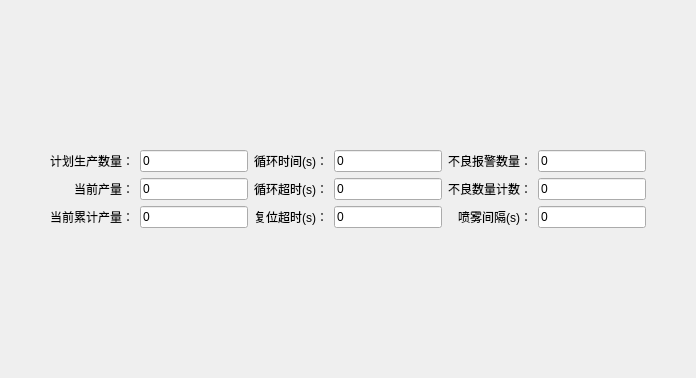
     <widget class="QWidget" name="tab_prd">
      <attribute name="title">
       <string>产品设置</string>
      </attribute>
      <layout class="QHBoxLayout" name="horizontalLayout">
       <property name="leftMargin">
        <number>50</number>
       </property>
       <property name="topMargin">
        <number>150</number>
       </property>
       <property name="rightMargin">
        <number>50</number>
       </property>
       <property name="bottomMargin">
        <number>150</number>
       </property>
       <item>
        <layout class="QGridLayout" name="gridLayout_6">
         <item row="0" column="0">
          <widget class="QLabel" name="label_2">
           <property name="sizePolicy">
            <sizepolicy hsizetype="Fixed" vsizetype="Preferred">
             <horstretch>0</horstretch>
             <verstretch>0</verstretch>
            </sizepolicy>
           </property>
           <property name="text">
            <string>计划生产数量：</string>
           </property>
           <property name="alignment">
            <set>Qt::AlignRight|Qt::AlignTrailing|Qt::AlignVCenter</set>
           </property>
          </widget>
         </item>
         <item row="0" column="1">
          <widget class="TLineEdit" name="lePlnPrd">
           <property name="sizePolicy">
            <sizepolicy hsizetype="Expanding" vsizetype="Fixed">
             <horstretch>0</horstretch>
             <verstretch>0</verstretch>
            </sizepolicy>
           </property>
           <property name="text">
            <string>0</string>
           </property>
          </widget>
         </item>
         <item row="0" column="2">
          <widget class="QLabel" name="label_7">
           <property name="sizePolicy">
            <sizepolicy hsizetype="Fixed" vsizetype="Preferred">
             <horstretch>0</horstretch>
             <verstretch>0</verstretch>
            </sizepolicy>
           </property>
           <property name="text">
            <string>循环时间(s)：</string>
           </property>
           <property name="alignment">
            <set>Qt::AlignRight|Qt::AlignTrailing|Qt::AlignVCenter</set>
           </property>
          </widget>
         </item>
         <item row="0" column="3">
          <widget class="TLineEdit" name="leCirTim_2">
           <property name="sizePolicy">
            <sizepolicy hsizetype="Expanding" vsizetype="Fixed">
             <horstretch>0</horstretch>
             <verstretch>0</verstretch>
            </sizepolicy>
           </property>
           <property name="text">
            <string>0</string>
           </property>
          </widget>
         </item>
         <item row="0" column="4">
          <widget class="QLabel" name="label_3">
           <property name="sizePolicy">
            <sizepolicy hsizetype="Fixed" vsizetype="Preferred">
             <horstretch>0</horstretch>
             <verstretch>0</verstretch>
            </sizepolicy>
           </property>
           <property name="text">
            <string>不良报警数量：</string>
           </property>
           <property name="alignment">
            <set>Qt::AlignRight|Qt::AlignTrailing|Qt::AlignVCenter</set>
           </property>
          </widget>
         </item>
         <item row="0" column="5">
          <widget class="TLineEdit" name="leBadPrd">
           <property name="sizePolicy">
            <sizepolicy hsizetype="Expanding" vsizetype="Fixed">
             <horstretch>0</horstretch>
             <verstretch>0</verstretch>
            </sizepolicy>
           </property>
           <property name="text">
            <string>0</string>
           </property>
          </widget>
         </item>
         <item row="1" column="0">
          <widget class="QLabel" name="label_4">
           <property name="sizePolicy">
            <sizepolicy hsizetype="Ignored" vsizetype="Preferred">
             <horstretch>0</horstretch>
             <verstretch>0</verstretch>
            </sizepolicy>
           </property>
           <property name="text">
            <string>当前产量：</string>
           </property>
           <property name="alignment">
            <set>Qt::AlignRight|Qt::AlignTrailing|Qt::AlignVCenter</set>
           </property>
          </widget>
         </item>
         <item row="1" column="1">
          <widget class="TLineEdit" name="lineEdit_2">
           <property name="sizePolicy">
            <sizepolicy hsizetype="Expanding" vsizetype="Fixed">
             <horstretch>0</horstretch>
             <verstretch>0</verstretch>
            </sizepolicy>
           </property>
           <property name="text">
            <string>0</string>
           </property>
          </widget>
         </item>
         <item row="1" column="2">
          <widget class="QLabel" name="label_9">
           <property name="sizePolicy">
            <sizepolicy hsizetype="Fixed" vsizetype="Preferred">
             <horstretch>0</horstretch>
             <verstretch>0</verstretch>
            </sizepolicy>
           </property>
           <property name="text">
            <string>循环超时(s)：</string>
           </property>
           <property name="alignment">
            <set>Qt::AlignRight|Qt::AlignTrailing|Qt::AlignVCenter</set>
           </property>
          </widget>
         </item>
         <item row="1" column="3">
          <widget class="TLineEdit" name="leCirTim">
           <property name="sizePolicy">
            <sizepolicy hsizetype="Expanding" vsizetype="Fixed">
             <horstretch>0</horstretch>
             <verstretch>0</verstretch>
            </sizepolicy>
           </property>
           <property name="text">
            <string>0</string>
           </property>
          </widget>
         </item>
         <item row="1" column="4">
          <widget class="QLabel" name="label_8">
           <property name="sizePolicy">
            <sizepolicy hsizetype="Fixed" vsizetype="Preferred">
             <horstretch>0</horstretch>
             <verstretch>0</verstretch>
            </sizepolicy>
           </property>
           <property name="text">
            <string>不良数量计数：</string>
           </property>
           <property name="alignment">
            <set>Qt::AlignRight|Qt::AlignTrailing|Qt::AlignVCenter</set>
           </property>
          </widget>
         </item>
         <item row="1" column="5">
          <widget class="TLineEdit" name="lineEdit_8">
           <property name="sizePolicy">
            <sizepolicy hsizetype="Expanding" vsizetype="Fixed">
             <horstretch>0</horstretch>
             <verstretch>0</verstretch>
            </sizepolicy>
           </property>
           <property name="text">
            <string>0</string>
           </property>
          </widget>
         </item>
         <item row="2" column="0">
          <widget class="QLabel" name="label_6">
           <property name="sizePolicy">
            <sizepolicy hsizetype="Fixed" vsizetype="Preferred">
             <horstretch>0</horstretch>
             <verstretch>0</verstretch>
            </sizepolicy>
           </property>
           <property name="text">
            <string>当前累计产量：</string>
           </property>
           <property name="alignment">
            <set>Qt::AlignRight|Qt::AlignTrailing|Qt::AlignVCenter</set>
           </property>
          </widget>
         </item>
         <item row="2" column="1">
          <widget class="TLineEdit" name="lineEdit_6">
           <property name="sizePolicy">
            <sizepolicy hsizetype="Expanding" vsizetype="Fixed">
             <horstretch>0</horstretch>
             <verstretch>0</verstretch>
            </sizepolicy>
           </property>
           <property name="text">
            <string>0</string>
           </property>
          </widget>
         </item>
         <item row="2" column="2">
          <widget class="QLabel" name="label_10">
           <property name="sizePolicy">
            <sizepolicy hsizetype="Fixed" vsizetype="Preferred">
             <horstretch>0</horstretch>
             <verstretch>0</verstretch>
            </sizepolicy>
           </property>
           <property name="text">
            <string>复位超时(s)：</string>
           </property>
           <property name="alignment">
            <set>Qt::AlignRight|Qt::AlignTrailing|Qt::AlignVCenter</set>
           </property>
          </widget>
         </item>
         <item row="2" column="3">
          <widget class="TLineEdit" name="leRstTim">
           <property name="sizePolicy">
            <sizepolicy hsizetype="Expanding" vsizetype="Fixed">
             <horstretch>0</horstretch>
             <verstretch>0</verstretch>
            </sizepolicy>
           </property>
           <property name="text">
            <string>0</string>
           </property>
          </widget>
         </item>
         <item row="2" column="4">
          <widget class="QLabel" name="label_11">
           <property name="sizePolicy">
            <sizepolicy hsizetype="Ignored" vsizetype="Preferred">
             <horstretch>0</horstretch>
             <verstretch>0</verstretch>
            </sizepolicy>
           </property>
           <property name="text">
            <string>喷雾间隔(s)：</string>
           </property>
           <property name="alignment">
            <set>Qt::AlignRight|Qt::AlignTrailing|Qt::AlignVCenter</set>
           </property>
          </widget>
         </item>
         <item row="2" column="5">
          <widget class="TLineEdit" name="leSprVal">
           <property name="sizePolicy">
            <sizepolicy hsizetype="Expanding" vsizetype="Fixed">
             <horstretch>0</horstretch>
             <verstretch>0</verstretch>
            </sizepolicy>
           </property>
           <property name="text">
            <string>0</string>
           </property>
          </widget>
         </item>
        </layout>
       </item>
      </layout>
     </widget>
